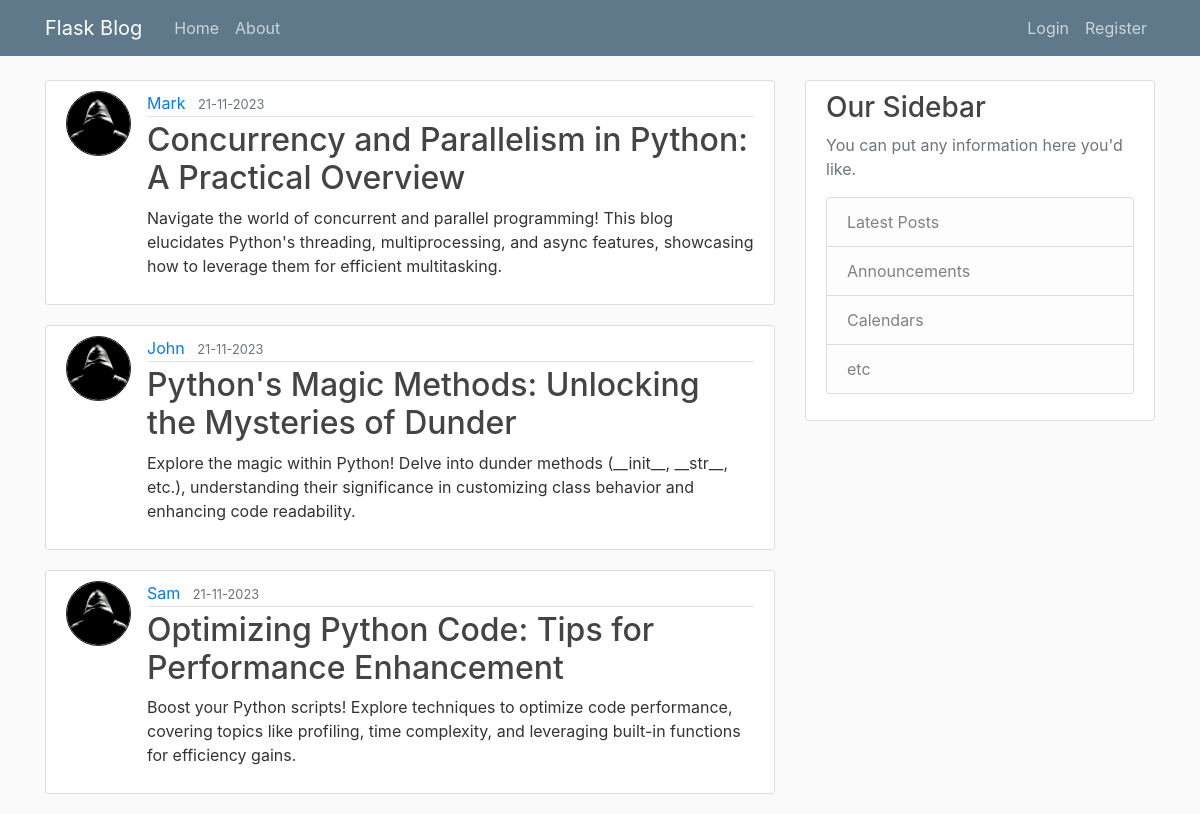
Page /home on the earlier database version.
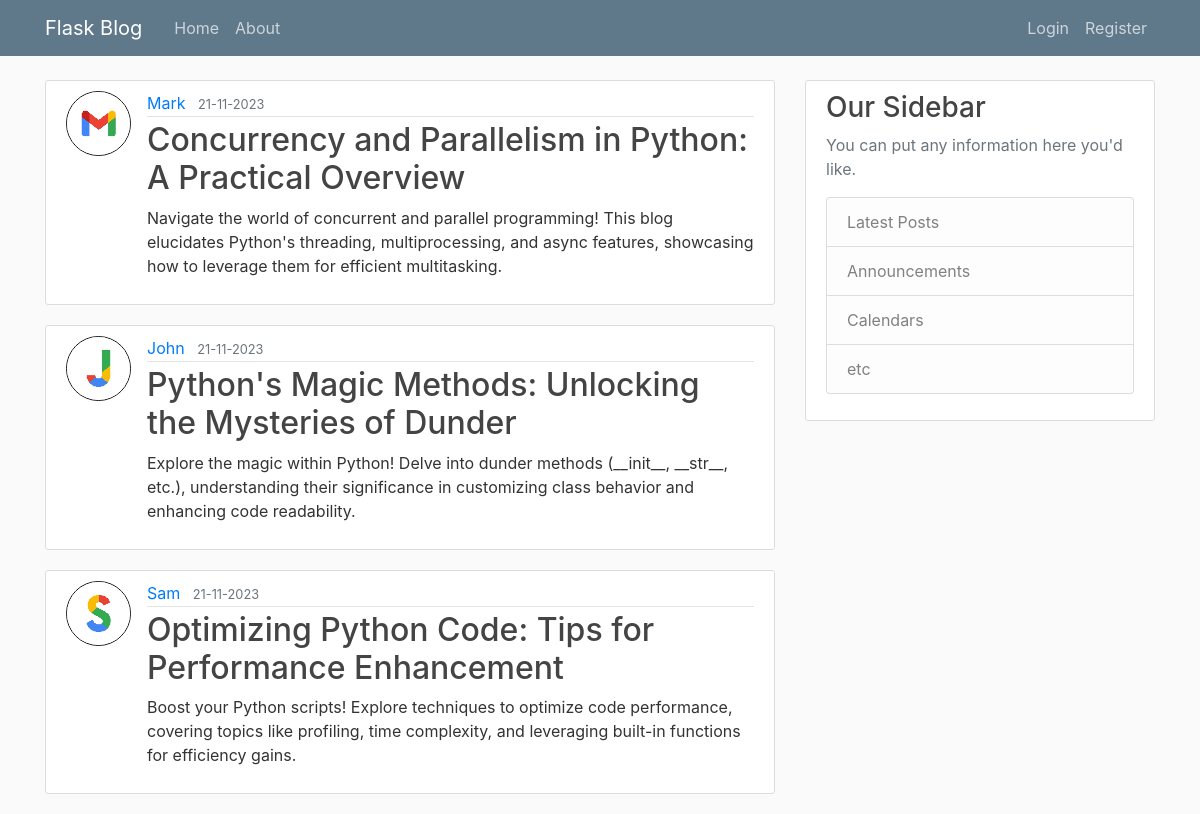
Same page on the later database version.
### flaskblog/models.py (models this page shows, shortened)
class Post(db.Model):
    id = db.Column(db.Integer, primary_key=True)
    title = db.Column(db.String(100), nullable=False)
    date_posted = db.Column(db.DateTime, nullable=False, default=datetime.utcnow)
    content = db.Column(db.Text, nullable=False)
    user_id = db.Column(db.Integer, db.ForeignKey("user.id"), nullable=True)

class User(db.Model, UserMixin):
    id = db.Column(db.Integer, primary_key=True)
    username = db.Column(db.String(20), unique=True, nullable=False)
    email = db.Column(db.String(120), unique=True, nullable=False)
    image_file = db.Column(db.String(20), nullable=False, default="default.jpg")
    password = db.Column(db.String(60), nullable=False)
    post = db.relationship("Post", backref="author", lazy=True)

### flaskblog/routes.py (the view)
@app.route("/")
@app.route("/home")
def home():
    page = request.args.get("page", 1, type=int)
    posts = Post.query.order_by(Post.date_posted.desc()).paginate(page=page, per_page=3)
    return render_template("home.html", posts=posts)

### flaskblog/templates/home.html
{% extends "base.html" %}
{% block content %}
{% for post in posts %}
<article class="media content-section">
    <img class="rounded-circle article-img"
        src="{{ url_for('static', filename='profile_pics/' + post.author.image_file) }}">
    <div class="media-body">
        <div class="article-metadata">
            <a class="mr-2" href="#">{{ post.author.username }}</a>
            <small class="text-muted">{{ post.date_posted.strftime('%d-%m-%Y') }}</small>
        </div>
        <h2><a class="article-title" href="#">{{ post.title }}</a></h2>
        <p class="article-content">{{ post.content }}</p>
    </div>
</article>
{% endfor %}
{% endblock content %}

Differences in the rows shown:
changed through a linked row, Post "Concurrency and Parallelism in Python: A Practical Overview": image_file: picture added in place of a placeholder
changed through a linked row, Post "Python's Magic Methods: Unlocking the Mysteries of Dunder": image_file: picture added in place of a placeholder
changed through a linked row, Post "Optimizing Python Code: Tips for Performance Enhancement": image_file: picture added in place of a placeholder
